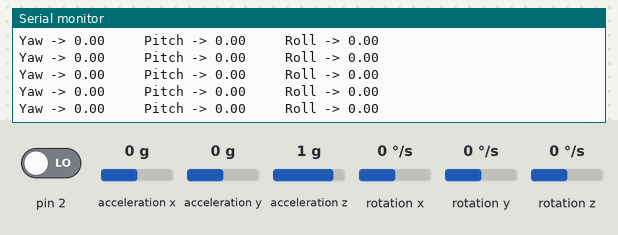
A sketch run on a simulated Arduino Uno, built with avr-gcc and run on an emulated ATmega328P. Parts: the last lines printed to the serial monitor. The inputs (shaded band) are chosen by the test bench; at power-on: acceleration x 0 g, rotation z 0 °/s, acceleration y 0 g, acceleration z 1 g, pin 2 LOW, rotation x 0 °/s, rotation y 0 °/s. The sensor or clock chip raises its interrupt line as the real part does.

Above: at 1.7 s.
1.8 s: acceleration x set to 0.8 g
At 2.3 s:
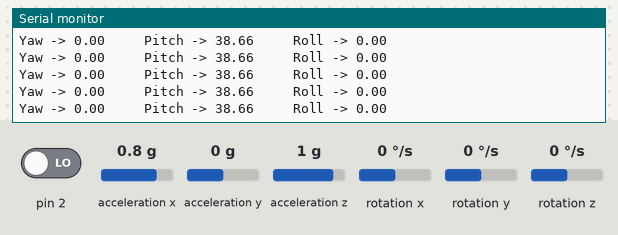
4.8 s: rotation z set to -100 °/s
At 5.3 s:
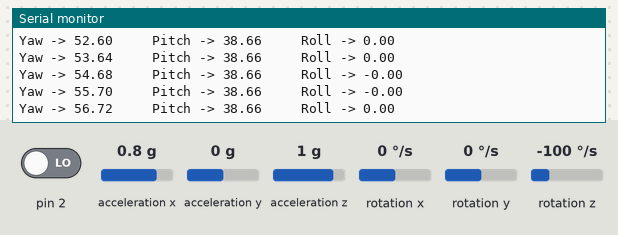
7.8 s: acceleration y set to -1.4 g
At 8.3 s:
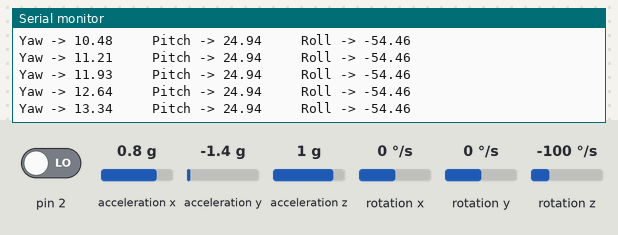
10.8 s: acceleration x set to 0 g
At 11.3 s:
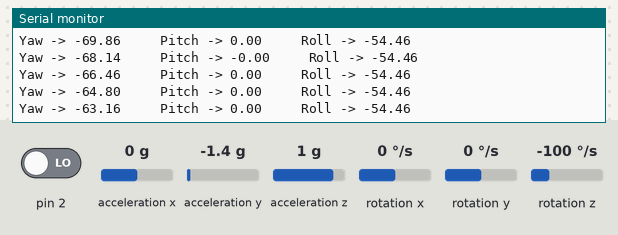
13.8 s: acceleration z set to -1.4 g
At 14.9 s:
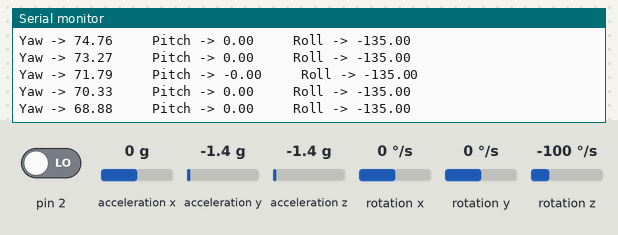
16.8 s: pin 2 driven HIGH
Timing chart, 0 to 19.3 s (numbered marks = the images above; inputs shaded):
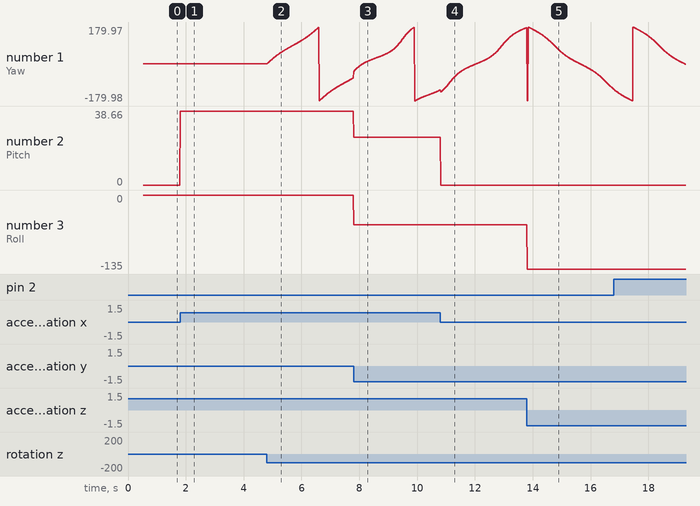

The sketch:

AngleMeasurer.ino
```cpp
//Self-Stabilizing Motorcycle Capstone
//molinacj

#include "I2Cdev.h"
#include "MPU6050_6Axis_MotionApps20.h"
#include "MPU6050.h"
#include "Wire.h"

MPU6050 mpu;

// MPU control/status vars
bool MPUInitialized = false;  // set true if MPU initialized correctly
uint8_t mpuIntStatus;   // holds actual interrupt status byte from MPU
uint8_t devStatus;      // return status after each device operation (0 = success, !0 = error)
uint16_t packetSize;    // expected DMP packet size (default is 42 bytes)
uint16_t fifoCount;     // count of all bytes currently in FIFO
uint8_t fifoBuffer[64]; // FIFO storage buffer

//Quaternion and gravity vectors are used to calculate ypr with more accuracy
Quaternion q;     //In this case it becomes a three dimensional vector which is used in calculations involving rotations
VectorFloat gravity; //Such as the ypr calculations
float ypr[3];

//Needed everytime the FIFO buffer is filled with data and ready to be Dumped
volatile bool mpuInterrupt = false;     //When FIFO buffer its full, the interrupt becomes high
void dmpDataReady() {
    mpuInterrupt = true;
}

void setup() {
    //Joins the I2C bus
    Wire.begin();
    Serial.begin(115200);

    bool connectionTest = false;

    // initialize device
    Serial.println(F("Initializing I2C devices and testing connections..."));
    mpu.initialize();
    connectionTest = mpu.testConnection();

    if (connectionTest == true){
      Serial.println(F("Connection with MPU6050 SUCCESSFULL!!"));
    }
    else if (connectionTest == false){
      Serial.println(F("Connection with MPU6050 FAILED. FATAL ERROR!!"));
    }

    //Configure the digital motion processing
    devStatus = mpu.dmpInitialize();
    mpu.setDMPEnabled(true);

    //Sets up interrupt attatching it to pin 0 and enabling interrupt detection
    attachInterrupt(0, dmpDataReady, RISING);
    mpuIntStatus = mpu.getIntStatus();

    MPUInitialized = true; //Flag so we know we can move on to main loop and start filling FIFO buffer
    packetSize = mpu.dmpGetFIFOPacketSize(); //Need to get packetSize so we know when the FIFO buffer is full
    //and is ready to be read

    //Setup for your Gyroscope - Juan: Mine is very stable with these offsets for the pitch. Use whichever angle is more stable at a neutral position
    mpu.setXGyroOffset(220);
    mpu.setYGyroOffset(76);
    mpu.setZGyroOffset(-85);
    mpu.setZAccelOffset(1788);
}

void loop() {
    if (!MPUInitialized){
      return; //Will only run if the initialization was unsuccessful or there was an error in the setup
    }

    //Need to wait till either the interrupt or the packet is available. Should be very short
    while (!mpuInterrupt && fifoCount < packetSize) {
    }

    // Resets interrupt status and waits until next interrupt is triggerred
    mpuInterrupt = false;
    mpuIntStatus = mpu.getIntStatus();

    //Gets the current First in First Out count and when it becomes as large as the packet size, we are ready to read it and use it for the quaternion
    fifoCount = mpu.getFIFOCount();

    //Checks when interrupt is triggered
     if (mpuIntStatus & 0x02) {

        while (fifoCount < packetSize){ //Wait until data length ready to be read. That would be when a whole packet is stored in the FIFO buffer
          fifoCount = mpu.getFIFOCount();
        }

        //Here, a packet from the FIFO buffer is taken which is then used for quaternion calculations
        mpu.getFIFOBytes(fifoBuffer, packetSize);

        //If there is more than one packet available, the FIFO count reduces itself to stay in the loop and keep getting more bytes
        fifoCount -= packetSize;

        mpu.dmpGetQuaternion(&q, fifoBuffer); //Gets quaternion vector using whats stored in the FIFO Buffer
        mpu.dmpGetGravity(&gravity, &q); //Gets the gravity vector which is used for more accurate calculations even though its not necessary
        mpu.dmpGetYawPitchRoll(ypr, &q, &gravity); //Calculates the angles in radians for yaw pitch roll
        Serial.print("Yaw -> ");
        Serial.print(ypr[0] * 180/M_PI); //Convert to degrees from rads
        Serial.print("     Pitch -> ");
        Serial.print(ypr[1] * 180/M_PI); //Convert to degrees from rads
        Serial.print("     Roll -> ");
        Serial.println(ypr[2] * 180/M_PI); //Convert to degrees from rads
    }
}
```

Measured:
- after the input at 1.8 s, the serial monitor: prints a new line at once (image 1)
- after the input at 4.8 s, the serial monitor: prints a new line at once (image 2)
- plotted number 1: 0 → -67.01 after the input at 4.8 s
- plotted number 2: 0 → 38.66 after the input at 1.8 s
